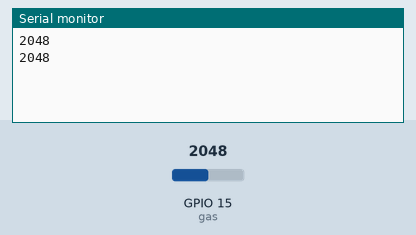
Bench run of a sketch on a simulated ESP32. Parts: the last lines printed to the serial monitor. Inputs (shaded band) come from the test bench; at power-on: GPIO 15 (gas) = 2048.

Above: at 1.8 s.
1.9 s: GPIO 15 (gas) set to 2866
At 2.8 s:
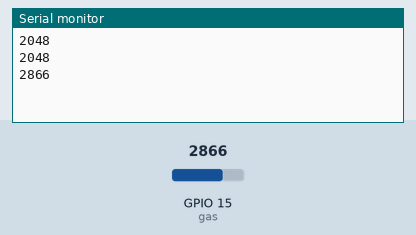
3.4 s: GPIO 15 (gas) set to 3603
At 4.8 s:
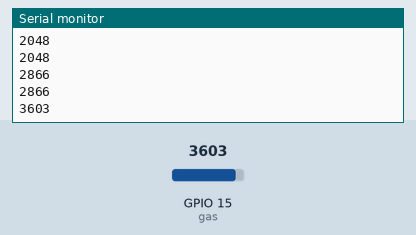
Timing chart, 0 to 6.4 s (numbered marks = the images above; inputs shaded):
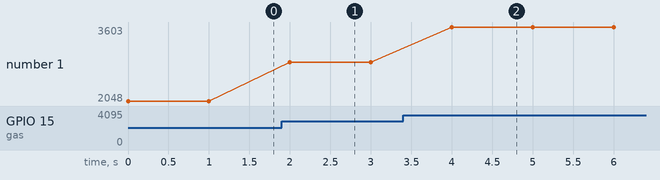

The sketch:

MQ2.ino
```cpp
#define gas 15 //pino D15

void setup() {
  Serial.begin(115200);
  pinMode(gas, INPUT);
}

void loop() {
  Serial.println(analogRead(gas));
  delay(1000);
}
```

Measured:
- after the input at 1.9 s, the serial monitor: prints a new line after 0.10 s (image 1)
- after the input at 3.4 s, the serial monitor: prints a new line after 0.60 s (image 2)
- plotted number 1: 2048 → 2866 after the input at 1.9 s, 2866 → 3603 after the input at 3.4 s
